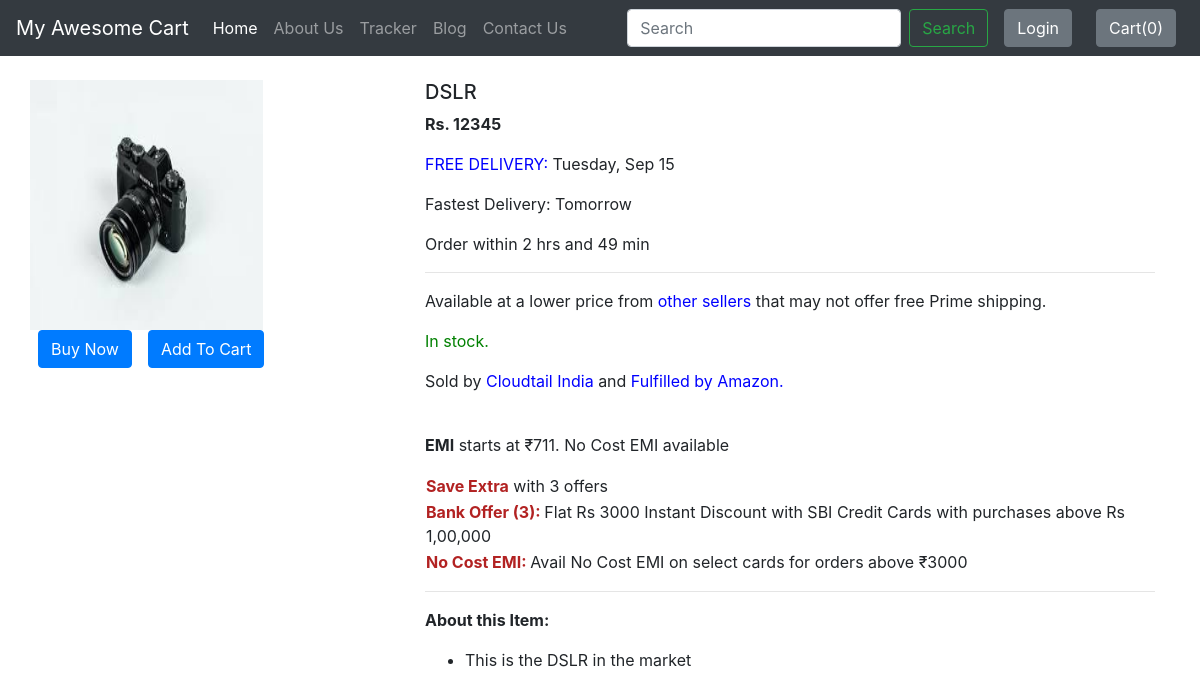
The page /shop/products/3 on the database its author committed.
### shop/models.py (models this page shows, shortened)
class Product(models.Model):
    product_id = models.AutoField
    product_name = models.CharField(max_length=50)
    category = models.CharField(max_length=50, default="")
    subcategory = models.CharField(max_length=50, default="")
    price = models.IntegerField(default=0)
    free_delivery = models.CharField(max_length=50, default="")
    fastest_delivery = models.CharField(max_length=50, default="")
    order_within = models.CharField(max_length=50, default="")
    desc = models.CharField(max_length=300)
    pub_date = models.DateField()
    image = models.ImageField(upload_to='shop/images', default="")

### shop/views.py (the view)
# urls.py: path("products/<int:myid>", views.productView, name="ProductView"),
def productView(request, myid):
    product = Product.objects.filter(id=myid)
    return render(request, 'shop/prodView.html', {'product':product[0]})

### shop/templates/shop/prodView.html (shortened to what this page needs)
{% extends 'shop/basic.html' %}
{% block body %}
  <div class="container my-4">
     <div class="row">
        <div class="col-md-4">
           <div class="row">
               <img src="/media//{{product.image}}" width="233px" height="250px">
           </div>
            <div class="row">
                <button class="btn btn-primary mx-2"> Buy Now</button>
                <button class="btn btn-primary mx-2 "> Add To Cart</button>
            </div>
        </div>
        <div class="col-md-8">
            <h5>{{product.product_name}}</h5>
            <p><b> Rs. {{product.price}}</b></p>
            <p><span style="color:blue"> FREE DELIVERY: </span>{{product.free_delivery}}</p>
            <p>Fastest Delivery: {{product.fastest_delivery}}</p>
            <p>Order within {{product.order_within}}</p>
            <hr>
            <p>Available at a lower price from <span style="color:blue">other sellers</span> that may not offer free Prime shipping.</p>
            <p><span style="color:green">In stock.</span></p>
            <p>Sold by <span style="color:blue">Cloudtail India </span>and <span style="color:blue">Fulfilled by Amazon.</span></p>
            <br/>
            <p><b>EMI</b> starts at ₹711. No Cost EMI available </p>
            <table style="width:100%">
                <tr>
                    <td><b><span style="color:firebrick">Save Extra</span></b> with 3 offers</td>
                </tr>
                <tr>
                    <td><b><span style="color:firebrick">Bank Offer (3): </span></b>Flat Rs 3000 Instant Discount with SBI Credit Cards with purchases above Rs 1,00,000 </td>
                </tr>
                <tr>
                    <td><b><span style="color:firebrick">No Cost EMI: </span></b> Avail No Cost EMI on select cards for orders above ₹3000</td>
                </tr>
            </table>
            <hr>
            <p><b>About this Item: </b></p>
            <ul>
                <li>
            <p>{{product.desc}}</p>
                </li>
            </ul>
        </div>
     </div>
  </div>
{% endblock %}

### rows shown on the page
Product: image (picture), product_name "DSLR", price "12345", free_delivery "Tuesday, Sep 15", fastest_delivery "Tomorrow", order_within "2 hrs and 49 min", desc "This is the DSLR in the market"
